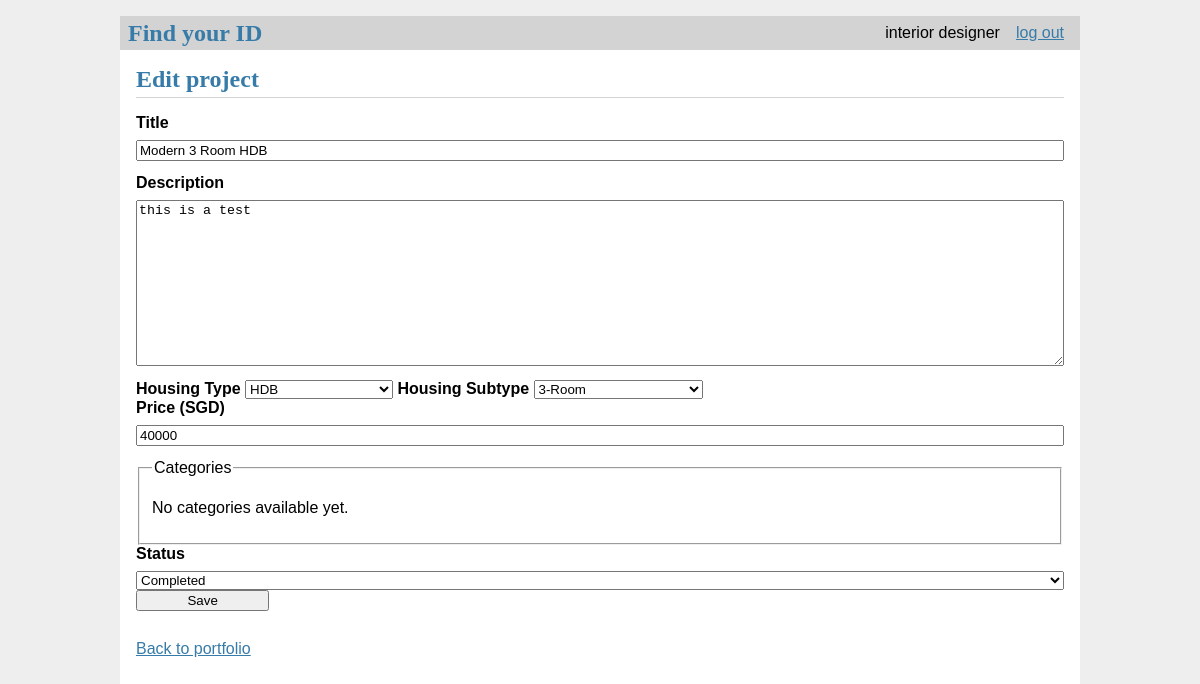
The page /portfolio/1/edit (signed in) on the database its author committed.
### tables this page shows
CREATE TABLE user(
    id integer primary key autoincrement,
    name text not null,
    password text not null,
    email text unique not null,
    phone text not null,                       -- text keeps leading zeros / +65
    Usertype text not null
        check (Usertype in ('designer', 'customer', 'manager')),
    created timestamp not null default current_timestamp
);

CREATE TABLE idp(
    id integer primary key autoincrement,
    designer_id integer not null,
    title text not null,
    description text,
    propertyType text not null,
    price integer not null check (price >= 0), -- whole dollars (SGD)
    status text not null default 'completed'
        check (status in ('ongoing', 'completed')),
    created timestamp not null default current_timestamp, property_subtype_id INTEGER REFERENCES property_subtype(id),
    foreign key (designer_id) references designer (userID)
);

### idfinder/boundaries/designer.py (the view)
    @bp.route('/portfolio/<int:idp_id>/edit', methods=('GET', 'POST'))
    @login_required
    @designer_required
    def edit_idp(idp_id):
        ctrl = designer_boundary.controller()
        idp = ctrl.get_idp(idp_id, g.user['id'])          # 404 / 403 if not found or not yours
        if request.method == 'POST':
            try:
                ctrl.update_idp(idp_id, g.user['id'], **designer_boundary._idp_form_fields())
                return redirect(url_for('designer.view_idp', idp_id=idp_id))
            except ValidationError as error:
                flash(str(error))
        return render_template('designer/create_port.html', idp=idp,
                            categories=ctrl.categories(), form=request.form,
                            selected_categories=ctrl.get_category_ids(idp_id, g.user['id']),
                            housing_types=ctrl.housing_options()[0],
                            housing_subtypes=ctrl.housing_options()[1])

### idfinder/boundaries/auth.py (called while the page is built)
    @bp.before_app_request
    def load_logged_in_user():
        user_id = session.get('user_id')
        if user_id is None:
            g.user = None
        else:
            g.user = auth_control.get_user(user_id)  # g.user lasts for the length of the request

### idfinder/boundaries/designer.py (called while the page is built)
    def login_required(view):
        @functools.wraps(view)
        def wrapped_view(**kwargs):
            if g.user is None:
                return redirect(url_for('auth.login'))
            return view(**kwargs)
        return wrapped_view

    def designer_required(view):
        @functools.wraps(view)
        def wrapped_view(**kwargs):
            if g.user['Usertype'] != 'designer':
                abort(403)
            return view(**kwargs)
        return wrapped_view

    def controller():
        return PortfolioController(current_app.config['UPLOAD_FOLDER'])

### idfinder/controller/auth_controller.py (called while the page is built)
    @staticmethod
    def get_user(user_id):
        return Users.get_info(user_id)

### idfinder/controller/portfolio_controller.py (called while the page is built)
    def categories(self):
        return Category.find_all_active()

    def get_idp(self, idp_id, designer_id):
        return self._owned_idp(idp_id, designer_id)

    def get_category_ids(self, idp_id, designer_id):
        self._owned_idp(idp_id, designer_id)
        return IDP.find_category_ids(idp_id)

    def _owned_idp(self, idp_id, designer_id):
        idp = IDP.find(idp_id)
        if idp is None:
            raise NotFoundError(f"IDP id {idp_id} doesn't exist.")
        if idp["designer_id"] != designer_id:
            raise PermissionDenied("You can only manage your own projects.")
        return idp

    def housing_options(self):
        return Housing.types(), Housing.subtypes()

### idfinder/db.py (called while the page is built)
def get_db(): #called when app has been created and is handling a request
    if 'db' not in g:
        g.db = sqlite3.connect( #establishes connection to the file pointed by DATABASE in create_app in __init__.py
            current_app.config['DATABASE'],
            detect_types=sqlite3.PARSE_DECLTYPES
        )
        g.db.row_factory = sqlite3.Row #tells the connection to return rows that behave like dicts --> columns can be accessed by name
    return g.db

### idfinder/entities/category.py (called while the page is built)
    @staticmethod
    def find_all_active():
        return get_db().execute(
            'SELECT id, name FROM category WHERE active = 1 ORDER BY name'
        ).fetchall()

### idfinder/entities/housing.py (called while the page is built)
    @staticmethod
    def types():
        return [dict(r) for r in get_db().execute(
            'SELECT id, code, name FROM property_type ORDER BY id')]

### idfinder/templates/designer/create_port.html (shortened to what this page needs)
{% extends 'base.html' %}
{% block header %}
  <h1>{% block title %}{{ 'Edit project' if idp else 'New project' }}{% endblock %}</h1>
{% endblock %}
{% block content %}
  {% set v_title = form.get('title', idp['title'] if idp else '') %}
  {% set v_desc = form.get('description', idp['description'] if idp else '') %}
  {% set v_type = (form.get('propertyType', idp['propertyType'] if idp else 'HDB'))|lower %}
  {% set v_htype = form.get('houseType', idp['houseType'] if idp else '') %}
  {% set v_price = form.get('price', idp['price'] if idp else '') %}
  {% set v_status = form.get('status', idp['status'] if idp else 'completed') %}
  {% if form %}
    {% set chosen = form.getlist('category_ids')|map('int')|list %}
  {% else %}
    {% set chosen = selected_categories|default([]) %}
  {% endif %}
  <form method="post">
    <label for="title">Title</label>
    <input name="title" id="title" value="{{ v_title }}" required>
    <label for="description">Description</label>
    <textarea name="description" id="description">{{ v_desc }}</textarea>
    {% set v_subtype = form.get('property_subtype_id', idp['property_subtype_id'] if idp else '')|string %}
    <div data-housing-selects>
      <label for="propertyType">Housing Type</label>
      <select id="propertyType" name="propertyType" data-housing-type required>
        {% for housing in housing_types %}
          <option value="{{ housing.code }}" {% if v_type == housing.code|lower %}selected{% endif %}>{{ housing.name }}</option>
        {% endfor %}
      </select>
      <label for="property_subtype_id">Housing Subtype</label>
      <select id="property_subtype_id" name="property_subtype_id" data-housing-subtype
              data-placeholder="Choose housing subtype" required>
        {% for subtype in housing_subtypes %}
          <option value="{{ subtype.id }}" data-type="{{ subtype.type_code }}"
                  {% if v_subtype == subtype.id|string %}selected{% endif %}>{{ subtype.name }}</option>
        {% endfor %}
      </select>
    </div>
    <label for="price">Price (SGD)</label>
    <input type="number" name="price" id="price" min="0" step="1" value="{{ v_price }}" required>
    <fieldset>
      <legend>Categories</legend>
      {% for c in categories %}
        <label>
          <input type="checkbox" name="category_ids" value="{{ c['id'] }}" {{ 'checked' if c['id'] in chosen else '' }}>
          {{ c['name'] }}
        </label>
      {% else %}
        <p>No categories available yet.</p>
      {% endfor %}
    </fieldset>
    <label for="status">Status</label>
    <select name="status" id="status">
      <option value="completed" {{ 'selected' if v_status == 'completed' else '' }}>Completed</option>
    </select>
    <input type="submit" value="Save">
  </form>
  <p><a class="action" href="{{ url_for('designer.portfolio') }}">Back to portfolio</a></p>
{% endblock %}

### idfinder/templates/base.html (shortened to what this page needs)
<!DOCTYPE html>
<link rel="stylesheet" href="{{url_for('static', filename='style.css')}}">
<nav>
    <h1>Find your ID</h1>
    <ul>
        {% if g.user %}
            <li><span>{{g.user['name']}}</span></li>
            <li><a href="{{url_for('auth.log_out_user')}}">log out</a></li>
        {% else %}
            <li><a href="{{url_for('auth.register')}}">register</a></li>
            <li><a href="{{url_for('auth.login')}}">log in</a></li>
        {% endif %}
    </ul>
</nav>
<section class="content">
    <header>
        {% block header %}{% endblock %}
    </header>
    {% block content %}{% endblock %}
</section>

### idfinder/static/style.css (style rules this page uses)
h1 { font-family: serif; color: #377ba8; margin: 1rem 0; }
a { color: #377ba8; }
nav { background: lightgray; display: flex; align-items: center; padding: 0 0.5rem; }
nav h1 { flex: auto; margin: 0; }
nav ul { display: flex; list-style: none; margin: 0; padding: 0; }
nav ul li a, nav ul li span, header .action { display: block; padding: 0.5rem; }
.content { padding: 0 1rem 1rem; }
.content > header { border-bottom: 1px solid lightgray; display: flex; align-items: flex-end; }
.content > header h1 { flex: auto; margin: 1rem 0 0.25rem 0; }
.content:last-child { margin-bottom: 0; }
.content form { margin: 1em 0; display: flex; flex-direction: column; }
.content label { font-weight: bold; margin-bottom: 0.5em; }
.content input, .content textarea { margin-bottom: 1em; }
.content textarea { min-height: 12em; resize: vertical; }
input[type=submit] { align-self: start; min-width: 10em; }

### rows shown on the page
user: user.name "interior designer"
idp: title "Modern 3 Room HDB", description "this is a test", price "40000"

### other values the page prints
{{ 'Edit project' if idp else 'New project' }} "Edit project"
form field propertyType "HDB"
form field property_subtype_id "3-Room"
